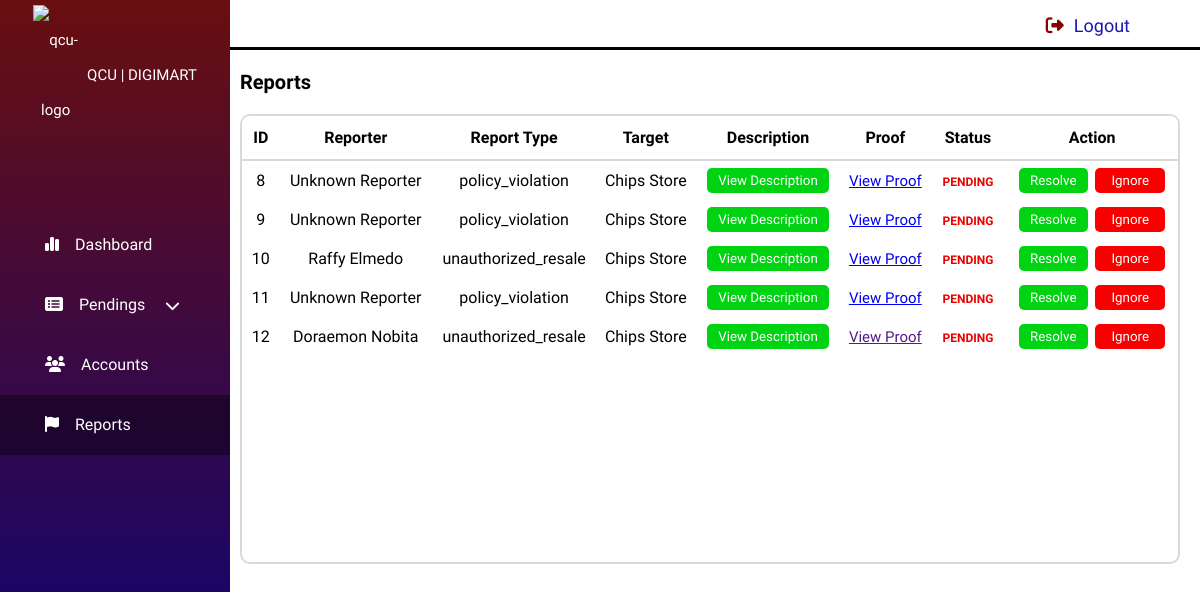
Page /admin/reports.php on the earlier database version.
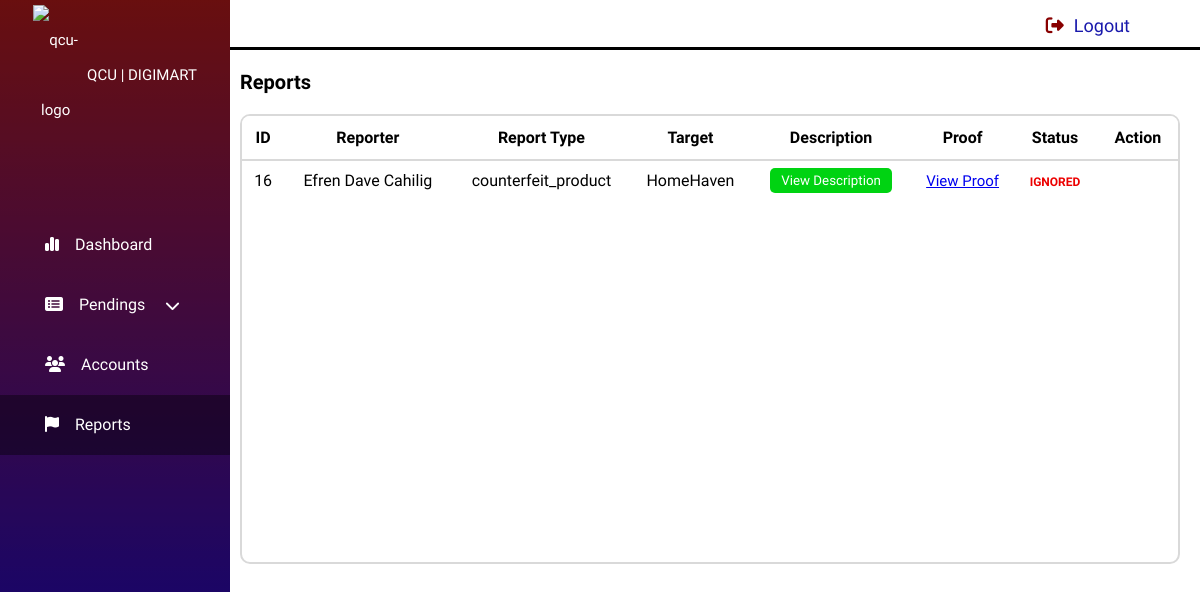
Same page on the later database version.
### tables this page shows
CREATE TABLE `reports` (
  `id` int(11) NOT NULL,
  `reporter_id` int(11) NOT NULL,
  `target_id` int(11) NOT NULL,
  `report_type` enum('product','customer','seller') NOT NULL,
  `reason` varchar(255) NOT NULL,
  `description` text DEFAULT NULL,
  `proof` varchar(255) DEFAULT NULL,
  `date_reported` datetime DEFAULT current_timestamp(),
  `status` varchar(50) DEFAULT 'Pending',
  `admin_comment` text NOT NULL
);

CREATE TABLE `seller` (
  `id` int(11) NOT NULL,
  `first_name` varchar(255) NOT NULL,
  `last_name` varchar(255) NOT NULL,
  `store_name` varchar(255) DEFAULT NULL,
  `org_type` varchar(30) NOT NULL,
  `store_profile` varchar(255) NOT NULL,
  `store_banner` varchar(255) NOT NULL,
  `description` text NOT NULL,
  `email` varchar(255) NOT NULL,
  `password` varchar(255) NOT NULL,
  `date_created` datetime(6) NOT NULL,
  `status` varchar(100) NOT NULL DEFAULT 'active',
  `suspend_until` date NOT NULL,
  `verification_code` varchar(255) NOT NULL,
  `is_verified` int(11) NOT NULL
);

CREATE TABLE `customer` (
  `id` int(11) NOT NULL,
  `first_name` varchar(255) NOT NULL,
  `last_name` varchar(255) NOT NULL,
  `profile_image` varchar(255) NOT NULL,
  `email` varchar(255) NOT NULL,
  `password` varchar(255) NOT NULL,
  `date_created` datetime(6) NOT NULL DEFAULT current_timestamp(6),
  `status` varchar(100) NOT NULL DEFAULT 'active',
  `suspend_until` date NOT NULL,
  `verification_code` varchar(255) NOT NULL,
  `is_verified` tinyint(1) DEFAULT 0,
  `verification_expiry` datetime DEFAULT NULL
);

### admin/reports.php (the view, shortened to what this page needs)
<?php
include '../config/config.php';
$query = "SELECT r.id, r.reporter_id, r.target_id, r.report_type, r.reason, r.description, r.proof, r.date_reported,
       r.status, reporter.first_name AS reporter_name, reporter.last_name AS reporter_lastname, target.store_name AS target_name
FROM reports r
LEFT JOIN customer reporter ON r.reporter_id = reporter.id
LEFT JOIN seller target ON r.target_id = target.id;
";
$result = $conn->query($query);
?>
<!DOCTYPE html>
<html lang="en">
<head>
</head>
<body>
    <?php include 'sidebar.php'; ?>
    <div class="wrapper">
        <h1>Reports</h1>
        <div class="accounts-table-container reports-tab">
            <table id="default-table">
                <tr>
                    <th>ID</th>
                    <th>Reporter</th>
                    <th>Report Type</th>
                    <th>Target</th>
                    <th>Description</th>
                    <th>Proof</th>
                    <th>Status</th>
                    <th>Action</th>
                </tr>
                <?php while ($row = $result->fetch_assoc()) : ?>
                    <tr class="<?php
                        echo ($row['status'] == 'resolved' ? 'resolved-report' :
                               ($row['status'] == 'ignored' ? 'ignored-report' : ''));
                    ?>">
                        <td><?php echo htmlspecialchars($row['id']); ?></td>
                        <td>
                            <?php
                            $reporter_name = !empty($row['reporter_name']) ?
                                htmlspecialchars($row['reporter_name']) . ' ' .
                                htmlspecialchars($row['reporter_lastname']) :
                                'Unknown Reporter';
                            echo $reporter_name;
                            ?>
                        </td>
                        <td><?php echo htmlspecialchars($row['reason']); ?></td>
                        <td><?php echo htmlspecialchars($row['target_name']); ?></td>
                        <td>
                            <button class="show-description" data-description="<?php echo htmlspecialchars($row['description']); ?>">
                                View Description
                            </button>
                        </td>
                        <td><a href="<?php echo htmlspecialchars($row['proof']); ?>" target="_blank">View Proof</a></td>
                        <td>
                            <?php if ($row['status'] == 'resolved'): ?>
                                <span class="report-status report-status-resolved">Resolved</span>
                            <?php elseif ($row['status'] == 'ignored'): ?>
                                <span class="report-status report-status-ignored">Ignored</span>
                            <?php else: ?>
                                <span class="report-status">Pending</span>
                            <?php endif; ?>
                        </td>
                        <td>
                            <button class="resolve-button" data-report-id="<?php echo $row['id']; ?>">Resolve</button>
                            <button class="ignore-button">Ignore</button>
                        </td>
                    </tr>
                <?php endwhile; ?>
            </table>
        </div>
    </div>
</body>
</html>

Differences in the rows shown:
removed reports: id "8", reporter_name "Unknown Reporter", reason "policy_violation", seller.store_name "Chips Store", status "PENDING"
removed reports: id "9", reporter_name "Unknown Reporter", reason "policy_violation", seller.store_name "Chips Store", status "PENDING"
removed reports: id "10", customer.first_name+last_name "Raffy Elmedo", reason "unauthorized_resale", seller.store_name "Chips Store", status "PENDING"
removed reports: id "11", reporter_name "Unknown Reporter", reason "policy_violation", seller.store_name "Chips Store", status "PENDING"
removed reports: id "12", customer.first_name+last_name "Doraemon Nobita", reason "unauthorized_resale", seller.store_name "Chips Store", status "PENDING"
added reports: id "16", customer.first_name+last_name "Efren Dave Cahilig", reason "counterfeit_product", seller.store_name "HomeHaven", status "IGNORED"
